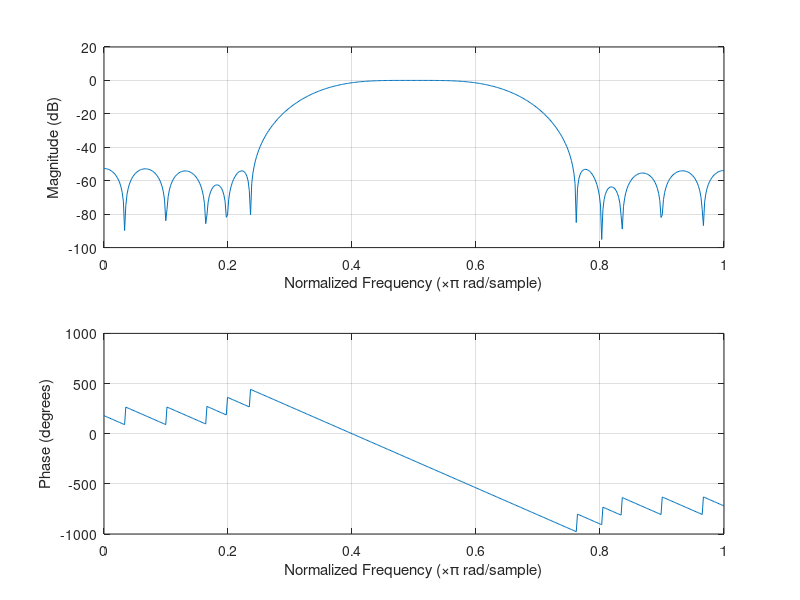

Recreate this plot in MATLAB.
f1= 1000;
f2=2000;
fs = 20*f2;
N = 30;
wc1 = 2*f1/fs;
wc2 = 2*f2/fs;
w = [wc1 wc2];
%b = fir1(N,[wc1 wc2], hamming(N+1));
b = fir1(30,[0.35 0.65], hamming(N+1));
freqz(b,1);